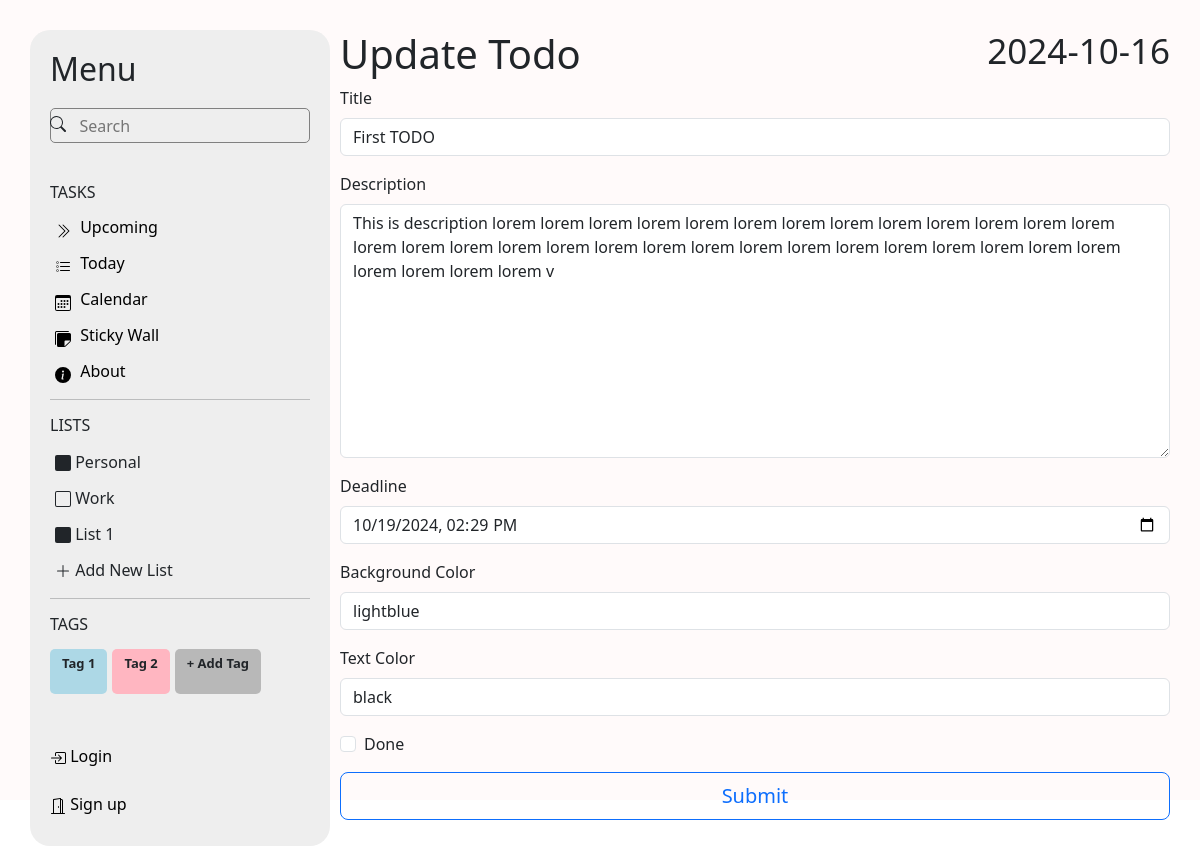
The app's page /update-todo/1 with its own data.
### main/models.py (models this page shows, shortened)
class Todos(models.Model):
    title = models.CharField(max_length=255)
    description = models.TextField()
    owner = models.ForeignKey(User, on_delete=models.CASCADE)
    deadline = models.DateTimeField(null=True, blank=True)
    background_color = models.CharField(max_length=20, default='lightblue')
    text_color = models.CharField(max_length=20, default='black')
    done = models.BooleanField(default=False)
    created_at = models.DateTimeField(auto_now_add=True)
    updated_at = models.DateTimeField(auto_now=True)
    class Meta:
        ordering = ['-created_at']
        verbose_name = 'Todo'
        verbose_name_plural = 'Todos'

### main/views.py (the view)
# urls.py: path("update-todo/<int:pk>", update_todo, name="update_todo"),
def update_todo(request, pk:int):
    todo_item = get_object_or_404(Todos, id=pk)
    if request.method == "POST":
        form = TodosForm(request.POST, instance=todo_item)
        if form.is_valid():
            form.save()
            messages.success(request, "Todo updated successfully")
            return redirect("sticky_wall")
    form = TodosForm(instance=todo_item)
    context = {
        "title": "Update Todo",
        "form": form,
    }
    return render(request, "update-todo.html", context)

### main/forms.py
class TodosForm(forms.ModelForm):
    class Meta:
        model = Todos
        fields = ['title', 'description', 'deadline', 'background_color', 'text_color', 'done']
        labels = {
            'title': 'Title',
            'description': 'Description',
            'deadline': 'Deadline',
            'background_color': 'Background Color',
            'text_color': 'Text Color',
            'done': 'Done'
        }
        widgets = {
            'deadline': forms.DateTimeInput(attrs={'type': 'datetime-local'}),
        }

### main/templates/update-todo.html
{% extends 'skeleton.html' %}
{% load django_bootstrap5 %}
{% load static %}
{% block css %}
  <link rel="stylesheet" href="{% static 'styles/form.css' %}" />
{% endblock %}
{% block content %}
  <h1>
    {{ title|title }}
    <small class="float-end">{% now 'Y-m-d' %}</small>
  </h1>
  {% include 'form_snippets.html' with form=form %}
{% endblock %}

### templates/skeleton.html (shortened to what this page needs)
{% load static %}
{% load django_bootstrap5 %}
{% bootstrap_css %}
<!DOCTYPE html>
<html lang="en">
<head>
  <link rel="stylesheet" href="{% static 'styles/base.css' %}" />
  <link rel="stylesheet" href="{% static 'styles/navbar.css' %}" />
  {% block css %}
  {% endblock %}
</head>
<body>
  <section>
    {% include 'navbar.html' %}
    <main class="content">
      {% block content %}
      {% endblock %}
    </main>
  </section>
</body>
</html>

### templates/navbar.html (shortened to what this page needs)
<nav class="left-navbar">
    <h2>
        Menu
    </h2>
    <div class="searchbar">
        <svg xmlns="http://www.w3.org/2000/svg" width="16" height="16" fill="currentColor" class="bi bi-search"
            viewBox="0 0 16 16">
            <path
                d="M11.742 10.344a6.5 6.5 0 1 0-1.397 1.398h-.001q.044.06.098.115l3.85 3.85a1 1 0 0 0 1.415-1.414l-3.85-3.85a1 1 0 0 0-.115-.1zM12 6.5a5.5 5.5 0 1 1-11 0 5.5 5.5 0 0 1 11 0" />
        </svg>
        <input type="search" placeholder="Search">
    </div>
    <section class="sections">
        <div class="tasks">
            <h6>
                TASKS
            </h6>
            <div class="upcoming">
                <a href="{% url 'upcoming_page' %}">
                    Upcoming
                </a>
            </div>
            <div class="today">
                <a href="{% url 'today_page' %}">
                    Today
                </a>
            </div>
            <div class="calendar">
                <a href="{% url 'calendar_page' %}">
                    Calendar
                </a>
            </div>
            <div class="sticky" selected>
                <a href="{% url 'sticky_wall' %}">
                    Sticky Wall
                </a>
            </div>
            <div class="sticky">
                <a href="{% url 'about' %}">
                    About
                </a>
            </div>
        </div>
        <hr>
        <div class="lists">
            <h6>
                LISTS
            </h6>
            <div class="personal">
                <svg xmlns="http://www.w3.org/2000/svg" width="16" height="16" fill="currentColor"
                    class="bi bi-square-fill" viewBox="0 0 16 16">
                    <path d="M0 2a2 2 0 0 1 2-2h12a2 2 0 0 1 2 2v12a2 2 0 0 1-2 2H2a2 2 0 0 1-2-2z" />
                </svg>
                Personal
            </div>
            <div class="work">
                <svg xmlns="http://www.w3.org/2000/svg" width="16" height="16" fill="currentColor" class="bi bi-square"
                    viewBox="0 0 16 16">
                    <path
                        d="M14 1a1 1 0 0 1 1 1v12a1 1 0 0 1-1 1H2a1 1 0 0 1-1-1V2a1 1 0 0 1 1-1zM2 0a2 2 0 0 0-2 2v12a2 2 0 0 0 2 2h12a2 2 0 0 0 2-2V2a2 2 0 0 0-2-2z" />
                </svg>
                Work
            </div>
            <div class="first-list">
                <svg xmlns="http://www.w3.org/2000/svg" width="16" height="16" fill="currentColor"
                    class="bi bi-square-fill" viewBox="0 0 16 16">
                    <path d="M0 2a2 2 0 0 1 2-2h12a2 2 0 0 1 2 2v12a2 2 0 0 1-2 2H2a2 2 0 0 1-2-2z" />
                </svg>
                List 1
            </div>
            <div class="new-list">
                <svg xmlns="http://www.w3.org/2000/svg" width="16" height="16" fill="currentColor" class="bi bi-plus-lg"
                    viewBox="0 0 16 16">
                    <path fill-rule="evenodd"
                        d="M8 2a.5.5 0 0 1 .5.5v5h5a.5.5 0 0 1 0 1h-5v5a.5.5 0 0 1-1 0v-5h-5a.5.5 0 0 1 0-1h5v-5A.5.5 0 0 1 8 2" />
                </svg>
                Add New List
            </div>
        </div>
        <hr>
        <div class="tags">
            <h6>
                TAGS
            </h6>
            <div class="tgs">
                <div class="tag-1">
                    <p>Tag 1</p>
                </div>
                <div class="tag-2">
                    <p>Tag 2</p>
                </div>
                <div class="new-tag">
                    <p>+ Add Tag</p>
                </div>
            </div>
        </div>
    </section>
    <div class="parametrs">
        {% if request.user.is_authenticated %}
        <div class="settings">
            <a href="{% url 'profile_settings' %}">
                <svg xmlns="http://www.w3.org/2000/svg" width="16" height="16" fill="currentColor" class="bi bi-sliders"
                    viewBox="0 0 16 16">
                    <path fill-rule="evenodd"
                        d="M11.5 2a1.5 1.5 0 1 0 0 3 1.5 1.5 0 0 0 0-3M9.05 3a2.5 2.5 0 0 1 4.9 0H16v1h-2.05a2.5 2.5 0 0 1-4.9 0H0V3zM4.5 7a1.5 1.5 0 1 0 0 3 1.5 1.5 0 0 0 0-3M2.05 8a2.5 2.5 0 0 1 4.9 0H16v1H6.95a2.5 2.5 0 0 1-4.9 0H0V8zm9.45 4a1.5 1.5 0 1 0 0 3 1.5 1.5 0 0 0 0-3m-2.45 1a2.5 2.5 0 0 1 4.9 0H16v1h-2.05a2.5 2.5 0 0 1-4.9 0H0v-1z" />
                </svg>
                Settings
            </a>
        </div>
        <div class="sign-out">
            <a href="{% url 'account_logout' %}">
                <svg xmlns="http://www.w3.org/2000/svg" width="16" height="16" fill="currentColor"
                    class="bi bi-box-arrow-right" viewBox="0 0 16 16">
                    <path fill-rule="evenodd"
                        d="M10 12.5a.5.5 0 0 1-.5.5h-8a.5.5 0 0 1-.5-.5v-9a.5.5 0 0 1 .5-.5h8a.5.5 0 0 1 .5.5v2a.5.5 0 0 0 1 0v-2A1.5 1.5 0 0 0 9.5 2h-8A1.5 1.5 0 0 0 0 3.5v9A1.5 1.5 0 0 0 1.5 14h8a1.5 1.5 0 0 0 1.5-1.5v-2a.5.5 0 0 0-1 0z" />
                    <path fill-rule="evenodd"
                        d="M15.854 8.354a.5.5 0 0 0 0-.708l-3-3a.5.5 0 0 0-.708.708L14.293 7.5H5.5a.5.5 0 0 0 0 1h8.793l-2.147 2.146a.5.5 0 0 0 .708.708z" />
                </svg>
                Sign out
            </a>
        </div>
        {% else %}
        <div class="auth-control-btns">
            <a href="{% url 'account_login' %}">
                Login
            </a>
            <br>
            <br>
            <a href="{% url 'account_signup' %}">
                Sign up
            </a>
        </div>
        {% endif %}
    </div>
</nav>

### templates/form_snippets.html (shortened to what this page needs)
{% load django_bootstrap5 %}
<form id="todo-main-form" method="POST" enctype="multipart/form-data">
  {% bootstrap_form form %}
  <button type="submit" class="btn btn-outline-primary btn-lg btn-block col-12 float-end">Submit</button>
</form>

### static/styles/base.css (style rules this page uses)
* { margin: 0; padding: 0; box-sizing: border-box; }
body > section { width: 100%; height: 100vh; background-color: snow; display: grid; grid-template-columns: 300px 1fr; gap: 10px; padding: 30px; transition: 0.2s; }
a { text-decoration: none; color: black; }
button { border: none; padding: 10px 20px; cursor: pointer; }

### static/styles/navbar.css (style rules this page uses)
nav { transition: 0.2s; }
nav.left-navbar { background-color: #eee; padding: 20px; border-radius: 20px; }
nav .searchbar { display: grid; grid-template-columns: 30px 1fr; margin: 20px 0 40px 0; border: 1px solid gray; width: 100%; height: 35px; padding: 0 10px; justify-content: center; align-items: center; text-align: center; border-radius: 5px; }
nav .searchbar svg { position: relative; bottom: 2px; }
nav .searchbar input { border: none; outline: none; background-color: transparent; }
nav .sections .tasks div svg { position: relative; top: 3px; margin-right: 5px; }
nav .sections .tasks .upcoming, nav .sections .tasks .today, nav .sections .tasks .calendar, nav .sections .tasks .sticky { margin: 12px 5px; }
nav .sections .lists .personal, nav .sections .lists .work, nav .sections .lists .first-list, nav .sections .lists .new-list { margin: 12px 5px; }
nav .sections .lists h6 { margin: 15px 0; }
nav .sections .tags h6 { margin: 15px 0; }
nav .sections .tags .tgs { display: flex; flex-direction: row; }
nav .sections .tags .tgs .tag-1 { background-color: lightblue; font-weight: bold; font-size: 13px; border-radius: 5px; padding: 5px 12px; }
nav .sections .tags .tgs .tag-2 { background-color: lightpink; font-weight: bold; font-size: 13px; border-radius: 5px; padding: 5px 12px; margin-left: 5px; }
nav .sections .tags .tgs .new-tag { background-color: rgba(102, 102, 102, 0.4); font-weight: bold; font-size: 13px; border-radius: 5px; padding: 5px 12px; margin-left: 5px; }
nav .parametrs { margin-top: 50px; }
nav .parametrs div { margin-bottom: 10px; }

### records on screen
Todos: title "First TODO", description "This is description lorem lorem lorem lorem lorem lorem lorem lorem lorem lorem lorem lorem lorem lorem lorem lorem lorem lorem lorem lorem lorem lorem lorem lorem lorem lorem lorem lorem lorem lorem lorem lorem lorem v", deadline "10/19/2024 14:29", background_color "lightblue", text_color "black"

### other values on screen
{{ title|title }} "Update Todo"
